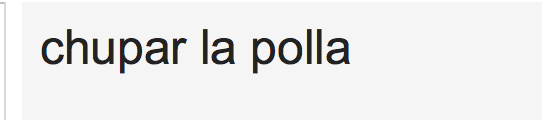
#> input picture 11.png, 542 x 120 px; its folder holds only this picture in this run
$ python titan.py --image 11.png
#> lines starting #> are read from the running program, lines starting #| are printed output that depends on the picture; after the words box and inside, x2 and y2 are one past the last pixel; in counts of white or black regions, pixels touching at a corner belong together
# import the necessary packages
from PIL import Image
import pytesseract
import argparse
import cv2
import os

# construct the argument parse and parse the arguments
ap = argparse.ArgumentParser()
ap.add_argument("-i", "--image", required=True,
help="path to input image to be OCR'd")
ap.add_argument("-p", "--preprocess", type=str, default="thresh",
help="type of preprocessing to be done")
args = vars(ap.parse_args())

# load the example image and convert it to grayscale
image = cv2.imread(args["image"])
#> image is the input picture: shape (120, 542, 3); mean B, G, R 234, 234, 234
gray = cv2.cvtColor(image, cv2.COLOR_BGR2GRAY)
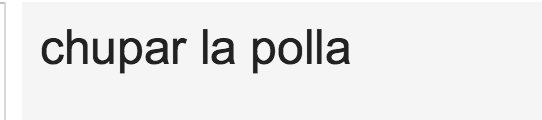
#> gray: shape (120, 542); min 34, max 255, mean 234

# check to see if we should apply thresholding to preprocess the
# image
if args["preprocess"] == "thresh":
	gray = cv2.threshold(gray, 0, 255,
		cv2.THRESH_BINARY | cv2.THRESH_OTSU)[1]
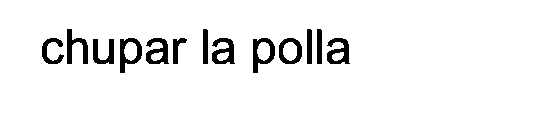
#> gray: shape (120, 542); 94.4% white; 13 black regions, largest, box (x1, y1, x2, y2) and area: (120, 38, 142, 73) 359, (253, 38, 275, 73) 359, (146, 38, 169, 64) 348

# make a check to see if median blurring should be done to remove
# noise
elif args["preprocess"] == "blur":
	gray = cv2.medianBlur(gray, 3)

# write the grayscale image to disk as a temporary file so we can
# apply OCR to it
filename = "{}.png".format(os.getpid())
cv2.imwrite(filename, gray)

# load the image as a PIL/Pillow image, apply OCR, and then delete
# the temporary file
#> (the run stopped early here; a loop or call above may not have finished)

$ run again, on image.png
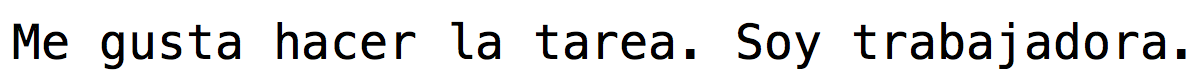
#> input picture image.png, 1202 x 83 px
#> image is the input picture: shape (83, 1202, 3); mean B, G, R 228.4, 228.3, 228.4
#> `gray = cv2.threshold(gray, 0, 255, cv2.THRESH_BINARY | cv2.THRESH_OTSU..`:
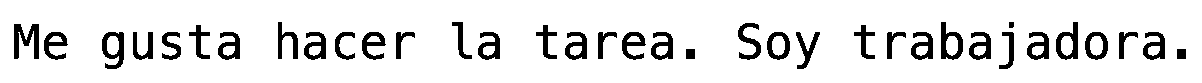
#> gray: shape (83, 1202); 89.4% white; 36 black regions, largest, box (x1, y1, x2, y2) and area: (14, 24, 39, 59) 495, (102, 32, 124, 69) 436, (941, 22, 963, 60) 403
